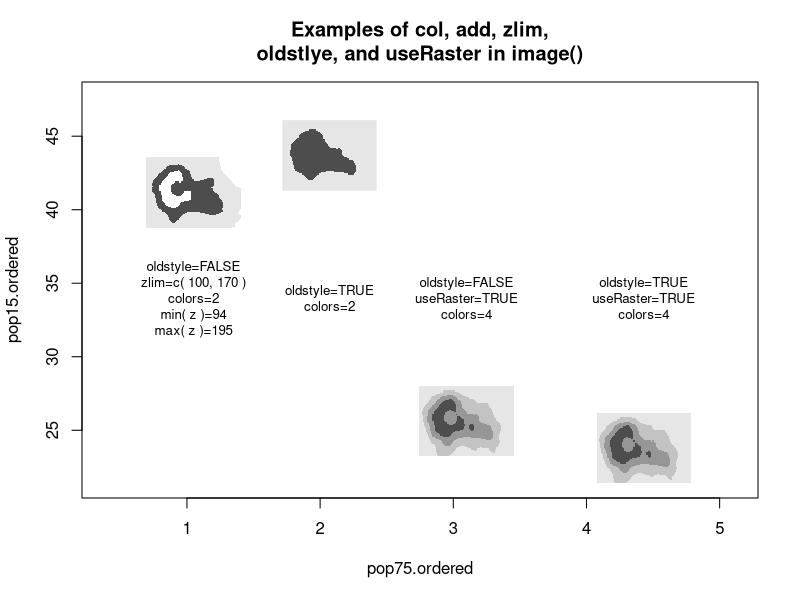

Here is the R script that generated this plot:
ord = order( 
  LifeCycleSavings$pop75 
)
pop75.ordered = LifeCycleSavings$pop75[ ord ]
pop15.ordered = LifeCycleSavings$pop15[ ord ]

plot( 
  pop75.ordered, 
  pop15.ordered,
  main="Examples of col, add, zlim,\noldstlye, and useRaster in image()", 
  xlim=c( 0.4, 5.1 ), 
  type="n" 
  )
text( 
  x=pop75.ordered[ c( 10, 25, 35, 47 ) ], 
  y=34, 
  labels=c( "oldstyle=FALSE\nzlim=c( 100, 170 )\ncolors=2\nmin( z )=94\nmax( z )=195",
            "oldstyle=TRUE\ncolors=2", 
            "oldstyle=FALSE\nuseRaster=TRUE\ncolors=4", 
            "oldstyle=TRUE\nuseRaster=TRUE\ncolors=4" ), 
  cex=0.8 
  )
image( 
  x=seq( -0.35, 0.35, length.out=87 ) + 
    pop75.ordered[ 10 ], 
  y=seq( -0.35, 0.35, length.out=61 ) * 9.64 * 61/87 + 
    pop15.ordered[ 10 ], 
  z=volcano, 
  zlim=c( 100, 170 ), 
  col=gray.colors( 2, rev=TRUE ), 
  add=TRUE 
  )
image( 
  x=seq( -0.35, 0.35, length.out=87 ) + 
    pop75.ordered[ 25 ], 
  y=seq( -0.35, 0.35, length.out=61 ) * 9.64 * 61/87 + 
    pop15.ordered[ 25 ], 
  z=volcano, 
  col=gray.colors( 2, rev=TRUE ), 
  useRaster=TRUE, 
  add=TRUE 
  )
image( 
  x=seq( -0.35, 0.35, length.out=87 ) + 
    pop75.ordered[ 35 ], 
  y=seq( -0.35, 0.35, length.out=61 ) * 9.64 * 61/87 + 
    pop15.ordered[ 35 ], 
  z=volcano, 
  col=gray.colors( 4, rev=TRUE), 
  add=TRUE 
  )
image( 
  x=seq( -0.35, 0.35, length.out=87 ) + 
    pop75.ordered[ 47 ], 
  y=seq( -0.35, 0.35, length.out=61 ) * 9.64 * 61/87 + 
    pop15.ordered[ 47 ], 
  z=volcano, 
  col=gray.colors( 4, rev=TRUE ), 
  useRaster=TRUE, 
  add=TRUE 
  )
